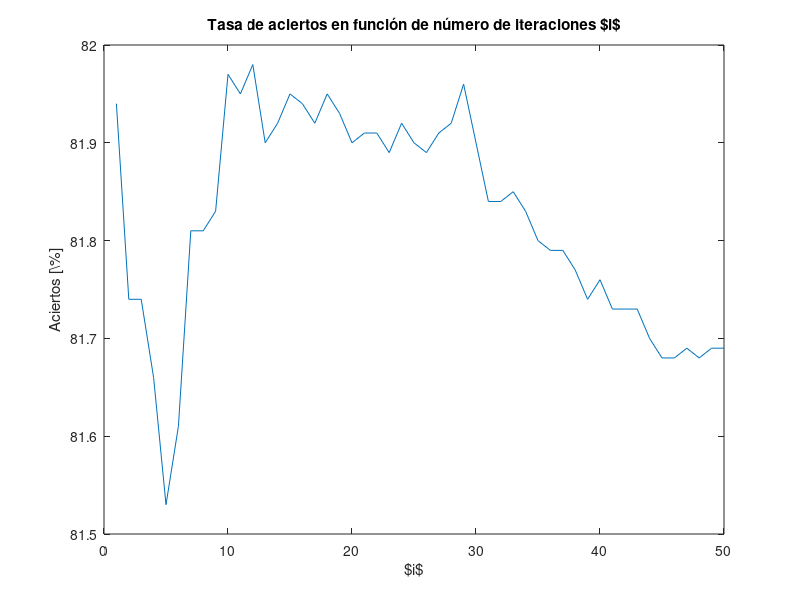

MATLAB code to generate this figure:
function graficar_tasas_vs_cotas()

rango_iteraciones = 1:50;

load('tasas_vs_iteraciones.mat');
plot(rango_iteraciones, tasas_vs_iteraciones);

title('Tasa de aciertos en función de número de iteraciones $i$');
xlabel('$i$');
ylabel('Aciertos [\%]');

print('tasas-vs-iteraciones', '-S800,550', '-dtex');